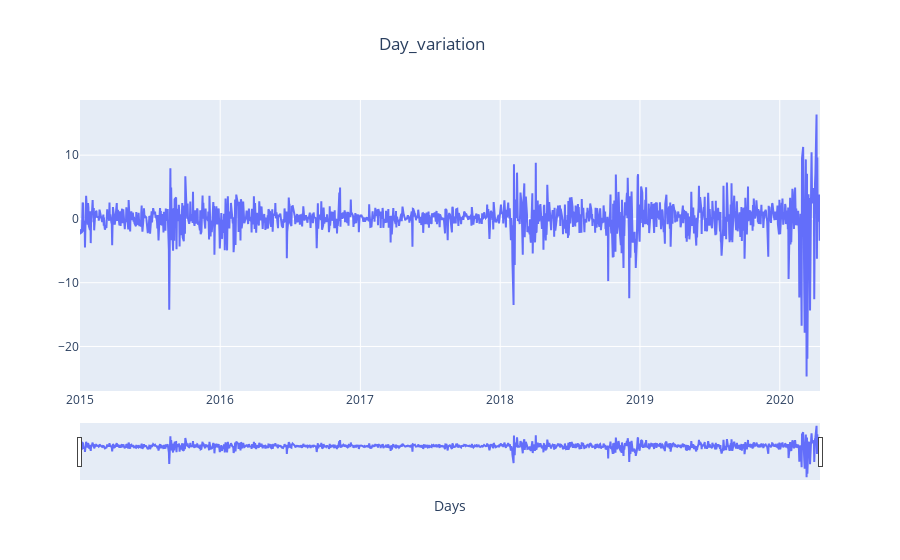

This figure's notebook cell:
### Code cell
fig = go.Figure()
fig.add_trace(go.Scatter(x=SP500['Date'], y=SP500['day_variation'], mode='lines', name='day_variation'))
fig.update_xaxes(rangeslider_visible=True)
fig.update_layout(
    title_text="Day_variation", 
    title_x=0.48,
    xaxis_title="Days")
fig.write_html("day_variation.html")
fig.show()

### Figure 1 — Plotly figure (JSON) as saved in the notebook; plotly's stock layout.template omitted (floating-point values rounded to 4 significant figures; data arrays with more than 128 entries replaced by an {"elided": "..."} marker saying what was removed)
{"data": [{"mode": "lines", "name": "day_variation", "x": {"elided": "1331 str values"}, "y": {"elided": "1331 float values"}, "type": "scatter"}], "layout": {"xaxis": {"rangeslider": {"visible": true}, "title": {"text": "Days"}}, "title": {"text": "Day_variation", "x": 0.48}}}
